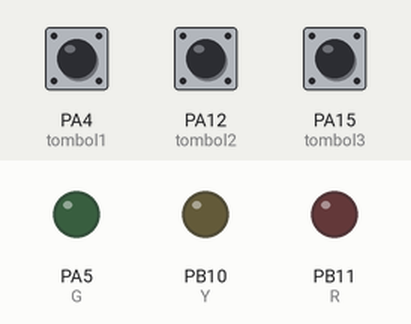
Simulated run of this sketch. Board: STM32 Blue Pill. Parts: output pins drawn as LEDs (lit = HIGH). The test bench sets the inputs (shaded band); at power-on: PA4 (tombol1) LOW, PA12 (tombol2) LOW, PA15 (tombol3) LOW. What the sketch prints to the serial monitor is not drawn.

Above: at 1.2 s.
1.3 s: PA4 (tombol1) pulled HIGH for 0.15 s
At 1.37 s:
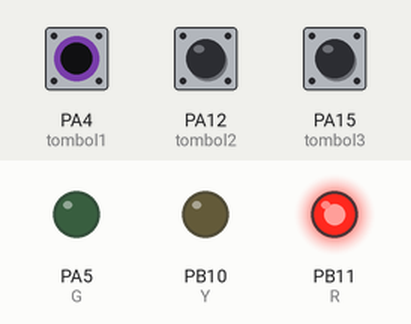
2.9 s: PA12 (tombol2) pulled HIGH for 0.15 s
At 2.97 s:
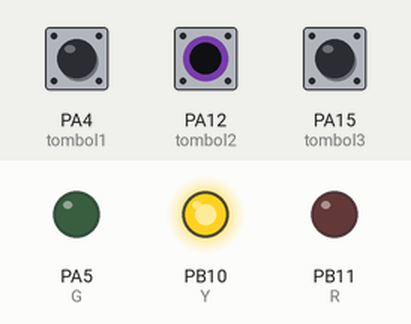
4.5 s: PA15 (tombol3) pulled HIGH for 0.15 s
At 4.57 s:
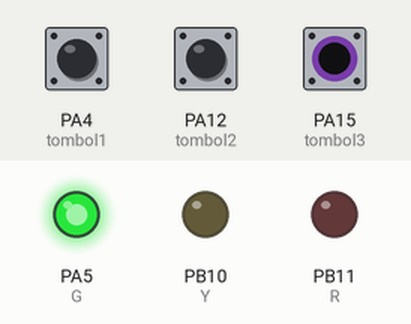
6.1 s: PA15 (tombol3) pulled HIGH for 3.2 s
At 9.8 s:
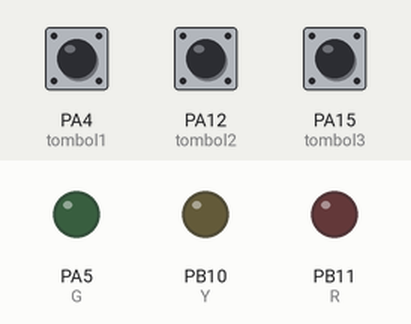
10.8 s: PA4 (tombol1) pulled HIGH for 3.2 s
At 12.2 s:
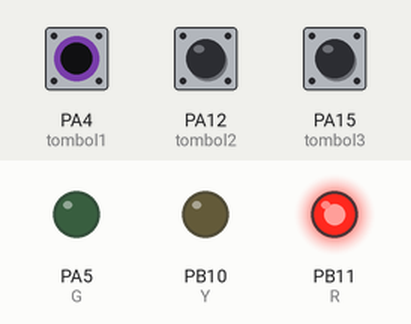
15.5 s: PA4 (tombol1) driven HIGH and PA12 (tombol2) driven HIGH
At 15.8 s:
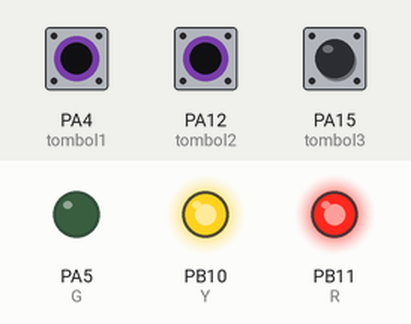
Timing chart, 0 to 18.0 s (numbered marks = the images above; inputs shaded):
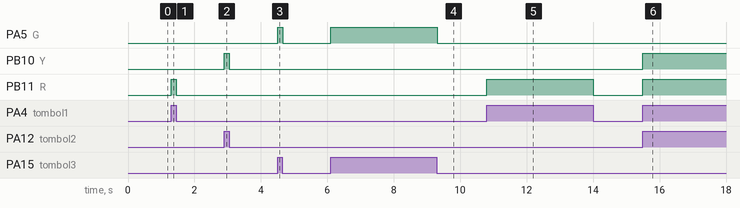

Measured:
- after the input at 1.3 s, PB11 (R): LOW → HIGH at once, → LOW 0.15 s later
- after the input at 2.9 s, PB10 (Y): LOW → HIGH at once, → LOW 0.15 s later
- after the input at 4.5 s, PA5 (G): LOW → HIGH at once, → LOW 0.15 s later
- after the input at 6.1 s, PA5 (G): LOW → HIGH at once, → LOW 3.2 s later
- after the input at 10.8 s, PB11 (R): LOW → HIGH at once, → LOW 3.2 s later
- after the input at 15.5 s, PB10 (Y), PB11 (R): LOW → HIGH at once

The sketch:

blingking_STM_32.ino
```cpp
int R =PB11;
int Y =PB10;
int G =PA5;
int tombol1 =PA4;
int tombol2 =PA12;
int tombol3 =PA15;

void setup() {
  Serial.begin(9600);
  pinMode(R,OUTPUT);
  pinMode(Y,OUTPUT);
  pinMode(G,OUTPUT);
  pinMode(tombol1,INPUT);
  pinMode(tombol2,INPUT);
  pinMode(tombol3,INPUT);
}

void loop() {
  int bacatombol1 = digitalRead(tombol1);
  int bacatombol2 = digitalRead(tombol2);
  int bacatombol3 = digitalRead(tombol3);
  Serial.println("Condition : " + String(bacatombol1));
  Serial.println("Condition : " + String(bacatombol2));
  Serial.println("Condition : " + String(bacatombol3));

  if(bacatombol1 == 1){
    digitalWrite(R, HIGH);
  } else{
    digitalWrite(R, LOW);
  }
    if(bacatombol2 == 1){
    digitalWrite(Y, HIGH);
  } else{
    digitalWrite(Y, LOW);
  }
    if(bacatombol3 == 1){
    digitalWrite(G, HIGH);
  } else {
    digitalWrite(G, LOW);

  }
}
```
